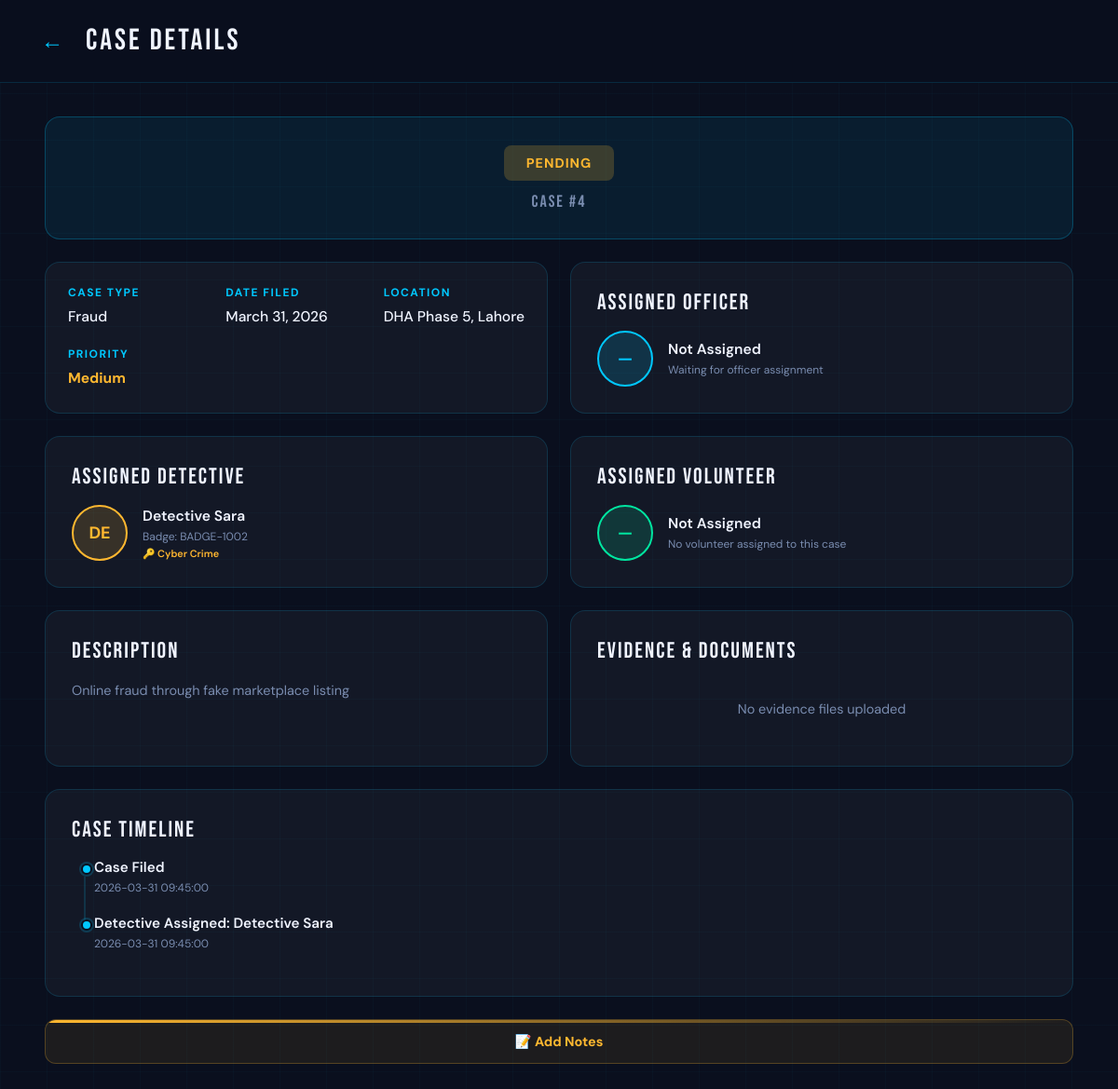
/case_detail/4?detective=1 (signed in), run on an earlier commit of the app's database.
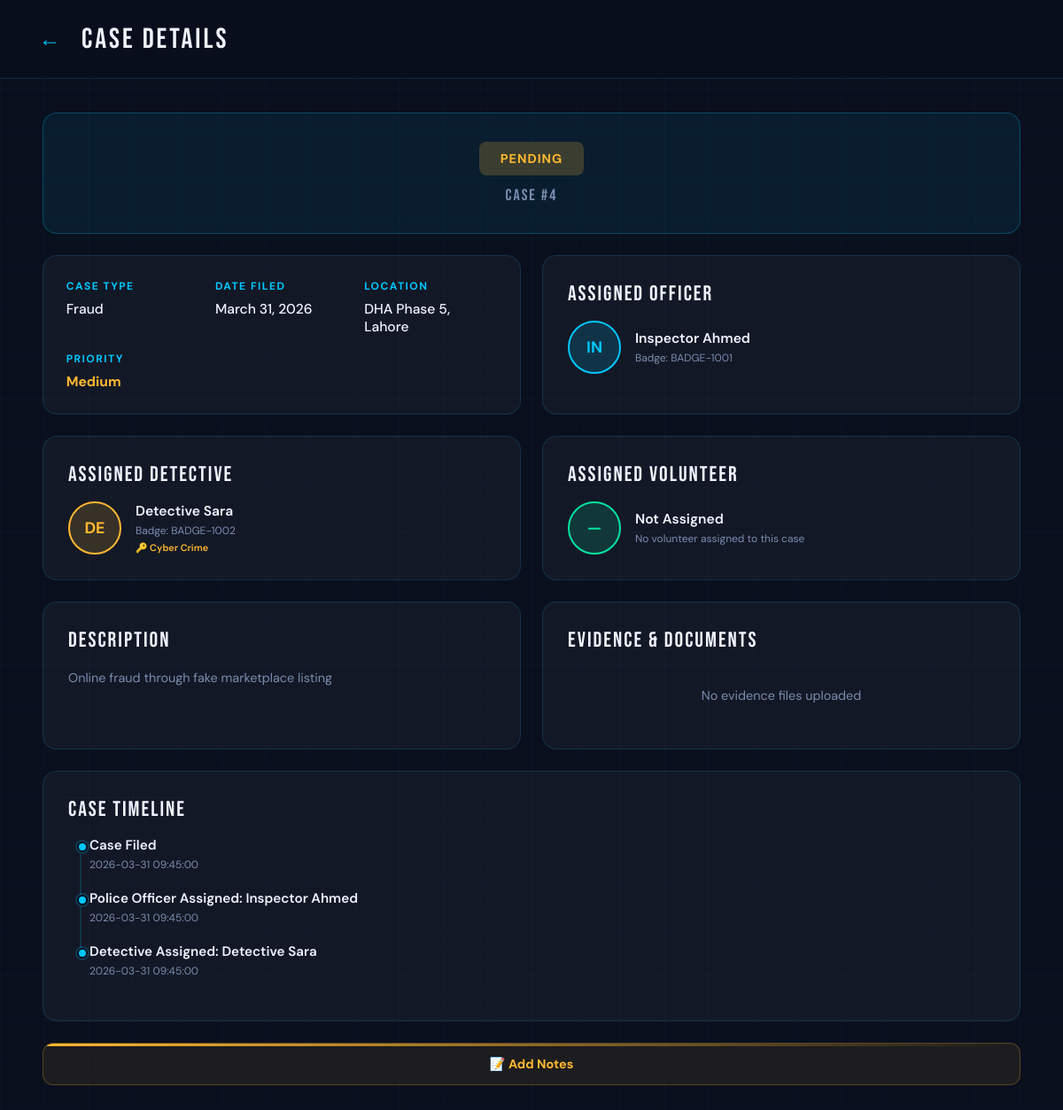
And on a later commit of the database.
### tables this page shows
CREATE TABLE Cases (
    case_id INTEGER PRIMARY KEY AUTOINCREMENT,
    complaint_id INTEGER UNIQUE,
    assigned_police_id INTEGER,
    assigned_detective_id INTEGER,
    assigned_volunteer_id INTEGER,
    priority TEXT DEFAULT 'Medium' CHECK(priority IN ('High','Medium','Low')),
    notes TEXT,
    last_updated DATETIME DEFAULT CURRENT_TIMESTAMP,

    FOREIGN KEY (complaint_id) REFERENCES Complaints(complaint_id),
    FOREIGN KEY (assigned_police_id) REFERENCES AuthorizedPersonnel(personnel_id),
    FOREIGN KEY (assigned_detective_id) REFERENCES AuthorizedPersonnel(personnel_id),
    FOREIGN KEY (assigned_volunteer_id) REFERENCES AuthorizedPersonnel(personnel_id)
);

CREATE TABLE Complaints (
    complaint_id INTEGER PRIMARY KEY AUTOINCREMENT,
    user_id INTEGER,
    category_id INTEGER,
    description TEXT NOT NULL,
    location TEXT NOT NULL,
    status TEXT DEFAULT 'Pending' CHECK(status IN ('Pending','In Progress','Resolved')),
    created_at DATETIME DEFAULT CURRENT_TIMESTAMP,

    FOREIGN KEY (user_id) REFERENCES Citizens(citizen_id),
    FOREIGN KEY (category_id) REFERENCES CrimeCategories(category_id)
);

CREATE TABLE AuthorizedPersonnel (
    personnel_id INTEGER PRIMARY KEY AUTOINCREMENT,
    name TEXT NOT NULL,
    email TEXT UNIQUE NOT NULL,
    password_hash TEXT NOT NULL,
    badge_number TEXT UNIQUE NOT NULL,
    type TEXT DEFAULT 'Police' CHECK(type IN ('Police','Detective','Operator','Admin','Volunteer'))
);

### app.py (the view)
@app.route('/case_detail/<int:case_id>')
def case_detail(case_id):
    db = get_db_connection()
    is_assigned = request.args.get('assigned') == '1'
    is_detective = request.args.get('detective') == '1'
    case = db.execute('''
        SELECT c.complaint_id, cc.name as category_name, c.description,
               c.location, c.status, c.created_at,
               cs.priority, cs.notes,
               ap_police.name as officer_name,
               ap_police.badge_number as officer_badge,
               ap_detective.name as detective_name,
               ap_detective.badge_number as detective_badge,
               det.specialization as detective_specialization,
               vol.full_name as volunteer_name
        FROM Complaints c
        JOIN CrimeCategories cc ON c.category_id = cc.category_id
        LEFT JOIN Cases cs ON c.complaint_id = cs.complaint_id
        LEFT JOIN AuthorizedPersonnel ap_police ON cs.assigned_police_id = ap_police.personnel_id
        LEFT JOIN AuthorizedPersonnel ap_detective ON cs.assigned_detective_id = ap_detective.personnel_id
        LEFT JOIN Detectives det ON ap_detective.personnel_id = det.personnel_id
        LEFT JOIN Citizens vol ON cs.assigned_volunteer_id = vol.citizen_id
        WHERE c.complaint_id = ?
    ''', (case_id,)).fetchone()
    evidence_files = []
    if case:
        evidence = db.execute('''
            SELECT file_url
            FROM Evidence
            WHERE complaint_id = ?
        ''', (case_id,)).fetchall()
        for e in evidence:
            filename = e['file_url'].split('/')[-1] if e['file_url'] else 'Unknown file'
            evidence_files.append({
                'name': filename,
                'url': e['file_url']
            })
    timeline = []
    if case:
        timeline.append({
            'event': 'Case Filed',
            'date': case['created_at']
        })
        if case['status'] != 'Pending' and case['status']:
            timeline.append({
                'event': f"Status: {case['status']}",
                'date': case['created_at']
            })
        if case['officer_name']:
            timeline.append({
                'event': f"Police Officer Assigned: {case['officer_name']}",
                'date': case['created_at']
            })
        if case['detective_name']:
            timeline.append({
                'event': f"Detective Assigned: {case['detective_name']}",
                'date': case['created_at']
            })
        if case['volunteer_name']:
            timeline.append({
                'event': f"Volunteer Assigned: {case['volunteer_name']}",
                'date': case['created_at']
            })
    db.close()
    if not case:
        flash('Case not found', 'error')
        return redirect(url_for('case_tracking'))
    case_dict = dict(case)
    case_dict['evidence_files'] = evidence_files
    case_dict['timeline'] = timeline
    if case_dict['created_at']:
        try:
            dt = datetime.strptime(case_dict['created_at'], '%Y-%m-%d %H:%M:%S')
            case_dict['date_filed'] = dt.strftime('%B %d, %Y')
        except:
            case_dict['date_filed'] = case_dict['created_at']
    return render_template('case_detail.html', case=case_dict, is_assigned=is_assigned, is_detective=is_detective)

### app.py (called while the page is built)
def get_db_connection():
    conn = sqlite3.connect(DATABASE)
    conn.row_factory = sqlite3.Row
    return conn

### templates/case_detail.html (shortened to what the changed rows need)
<!DOCTYPE html>
<html lang="en">
<head>
</head>
<body>
  <div class="app-container">
    <div class="app-content">
      <div class="content">
        {% if case %}
        <div class="detail-grid">
          <div class="status-banner">
            <div class="status-badge {% if case.status == 'Pending' %}sb-pending{% elif case.status == 'In Progress' %}sb-progress{% elif case.status == 'Resolved' %}sb-resolved{% else %}sb-progress{% endif %}">
              {{ case.status if case.status else 'In Progress' }}
            </div>
            <div class="status-case-num">CASE #{{ case.complaint_id }}</div>
          </div>
          <div class="info-grid">
            <div class="info-item">
              <div class="info-label">Case Type</div>
              <div class="info-value">{{ case.category_name if case.category_name else 'Not specified' }}</div>
            </div>
            <div class="info-item">
              <div class="info-label">Date Filed</div>
              <div class="info-value">{{ case.date_filed if case.date_filed else case.created_at if case.created_at else 'Not specified' }}</div>
            </div>
            <div class="info-item">
              <div class="info-label">Location</div>
              <div class="info-value">{{ case.location if case.location else 'Not specified' }}</div>
            </div>
            <div class="info-item">
              <div class="info-label">Priority</div>
              <div class="info-value highlight">{{ case.priority if case.priority else 'Medium' }}</div>
            </div>
          </div>
          <div class="block">
            <div class="block-title">Assigned Officer</div>
            {% if case.officer_name %}
            <div class="officer-row">
              <div class="officer-avatar">{{ case.officer_name[:2].upper() if case.officer_name|length >= 2 else case.officer_name[0].upper() }}</div>
              <div>
                <div class="officer-name">{{ case.officer_name }}</div>
                <div class="officer-badge">Badge: {{ case.officer_badge if case.officer_badge else 'N/A' }}</div>
              </div>
            </div>
            {% else %}
            <div class="officer-row">
              <div class="officer-avatar">—</div>
              <div>
                <div class="officer-name">Not Assigned</div>
                <div class="officer-badge">Waiting for officer assignment</div>
              </div>
            </div>
            {% endif %}
          </div>
          <div class="block">
            <div class="block-title">Assigned Detective</div>
            {% if case.detective_name %}
            <div class="officer-row">
              <div class="officer-avatar detective-avatar">{{ case.detective_name[:2].upper() if case.detective_name|length >= 2 else case.detective_name[0].upper() }}</div>
              <div>
                <div class="officer-name">{{ case.detective_name }}</div>
                <div class="officer-badge">Badge: {{ case.detective_badge if case.detective_badge else 'N/A' }}</div>
                {% if case.detective_specialization %}
                <div class="officer-sub">🔑 {{ case.detective_specialization }}</div>
                {% endif %}
              </div>
            </div>
            {% endif %}
          </div>
          <div class="block">
            <div class="block-title">Assigned Volunteer</div>
            {% if case.volunteer_name %}
            <div class="officer-row">
              <div class="officer-avatar volunteer-avatar">{{ case.volunteer_name[:2].upper() if case.volunteer_name|length >= 2 else case.volunteer_name[0].upper() }}</div>
              <div>
                <div class="officer-name">{{ case.volunteer_name }}</div>
                <div class="officer-badge">Community Volunteer</div>
              </div>
            </div>
            {% else %}
            <div class="officer-row">
              <div class="officer-avatar volunteer-avatar">—</div>
              <div>
                <div class="officer-name">Not Assigned</div>
                <div class="officer-badge">No volunteer assigned to this case</div>
              </div>
            </div>
            {% endif %}
          </div>
          <div class="block">
            <div class="block-title">Description</div>
            <div class="block-text">{{ case.description if case.description else 'No description provided' }}</div>
          </div>
          <div class="block">
            <div class="block-title">Evidence & Documents</div>
            {% if case.evidence_files %}
              {% for file in case.evidence_files %}
              <div class="evidence-item">
                <span class="evidence-icon">📎</span>
                <div>
                  <div class="evidence-name">{{ file.name }}</div>
                  <div class="evidence-size">Uploaded file</div>
                </div>
              </div>
              {% endfor %}
            {% else %}
              <div class="block-text" style="text-align:center;padding:20px;">No evidence files uploaded</div>
            {% endif %}
          </div>
          <div class="block block-full">
            <div class="block-title">Case Timeline</div>
            <div class="timeline">
              {% if case.timeline %}
                {% for event in case.timeline %}
                <div class="tl-item">
                  <div class="tl-event">{{ event.event }}</div>
                  <div class="tl-date">{{ event.date }}</div>
                </div>
                {% endfor %}
              {% endif %}
            </div>
          </div>
          {% if is_detective %}
          <div class="detective-btn-row">
            <button class="act-btn-detective" onclick="togglePanel('detectiveNotesPanel')">
              📝 Add Notes
            </button>
          </div>
          {% endif %}
        </div>
        {% endif %}
      </div>
    </div>
  </div>
</body>
</html>

What changed in the data, as far as the page shows it:
now on one of the page's lists (row edited): Cases: date "2026-03-31 09:45:00"
changed Cases "Medium": event "Detective Assigned: Detective Sara" → "Police Officer Assigned: Inspector Ahmed"
now on this page (row unchanged): AuthorizedPersonnel: name "IN", officer_name "Inspector Ahmed", badge_number "BADGE-1001"
Also different on the page:
text no longer shown: "— Not Assigned Waiting for officer assignment"
text now shown: "Badge:"
